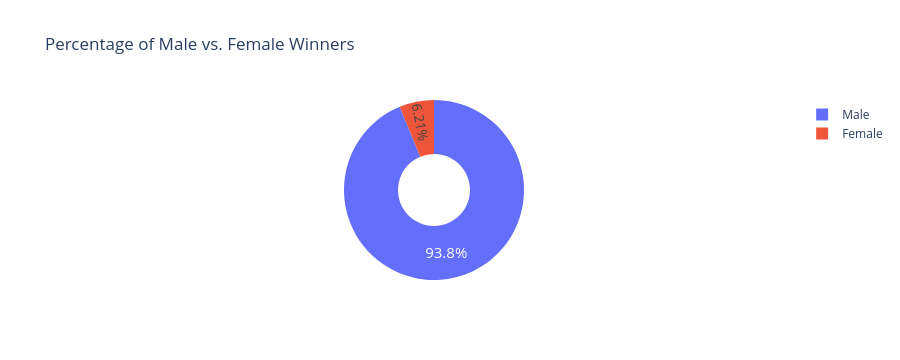

Notebook code for this chart:
### Markdown cell above
**Challenge**: Create a [donut chart using plotly](https://plotly.com/python/pie-charts/) which shows how many prizes went to men compared to how many prizes went to women. What percentage of all the prizes went to women?

### Code cell
biology=df_data.sex.value_counts()
fig=px.pie(labels=biology.index,
          values=biology.values,
          title="Percentage of Male vs. Female Winners",
          names=biology.index,
          hole=0.4)
fig.update_traces(textposition='inside',textfont_size=15,textinfo='percent')
fig.show()

### Figure 1 — Plotly figure (JSON) as saved in the notebook; plotly's stock layout.template omitted (floating-point values rounded to 4 significant figures)
{"data": [{"domain": {"x": [0, 1], "y": [0, 1]}, "hole": 0.4, "hovertemplate": "label=%{label}<br>value=%{value}<extra></extra>", "labels": ["Male", "Female"], "legendgroup": "", "name": "", "showlegend": true, "textfont": {"size": 15}, "textinfo": "percent", "textposition": "inside", "type": "pie", "values": [876, 58]}], "layout": {"height": 360, "legend": {"tracegroupgap": 0}, "title": {"text": "Percentage of Male vs. Female Winners"}}}
